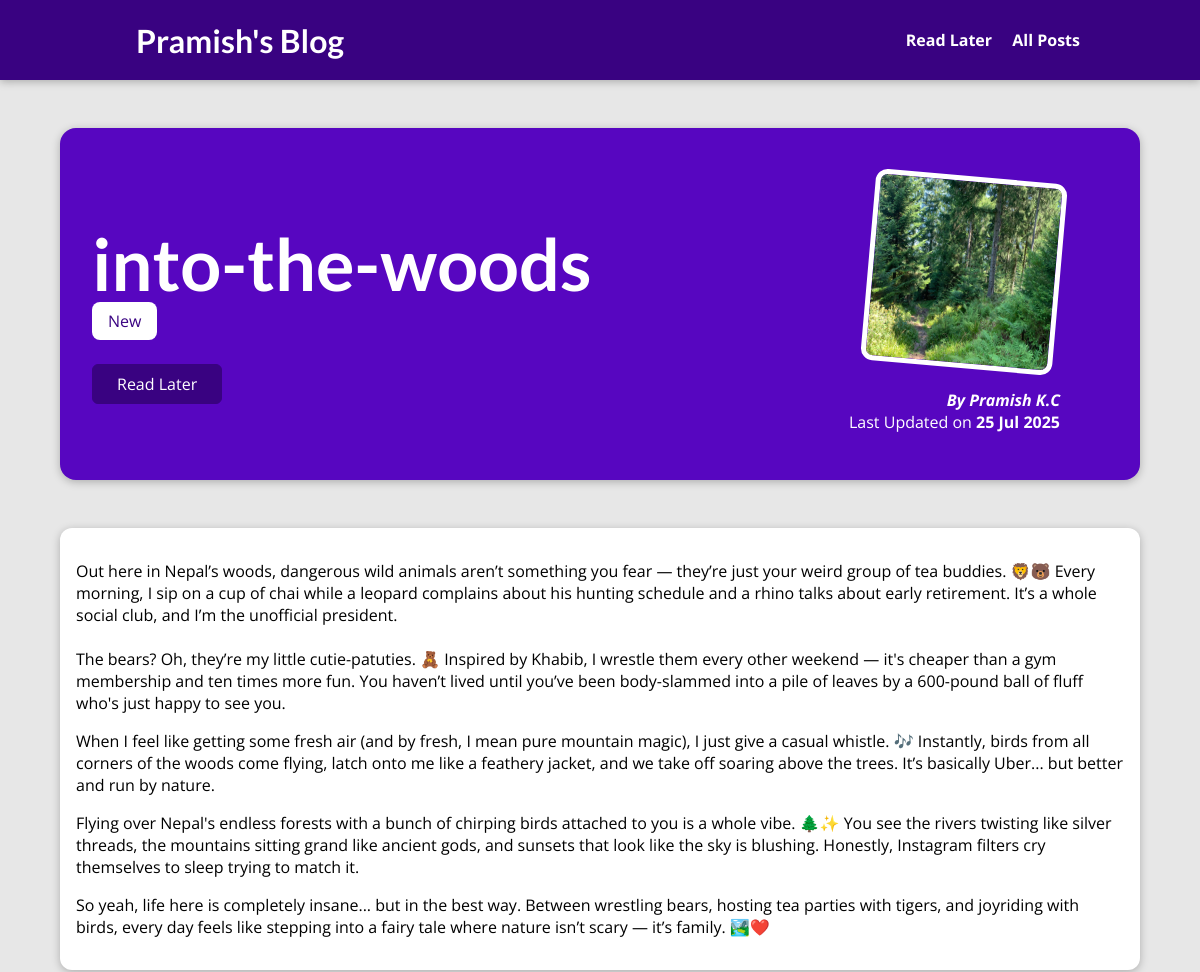
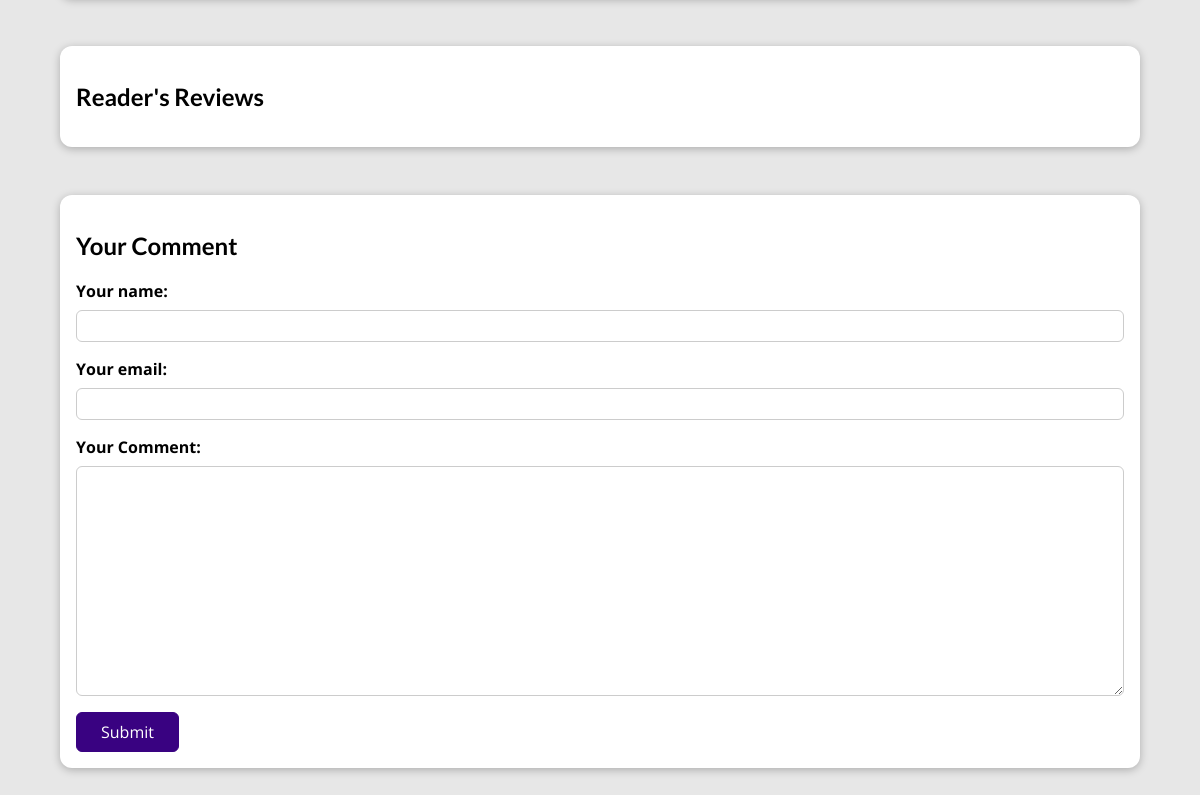
The app's page /posts/into-the-woods with its own data (2 pictures, top to bottom).
### blog/models.py (models this page shows, shortened)
class Post(models.Model):
    title = models.CharField(max_length=100)
    excerpt = models.TextField()
    date = models.DateField(auto_now=True)
    content = models.TextField(validators=[MinLengthValidator(10)])
    author = models.ForeignKey(Author, on_delete=models.SET_NULL, related_name='posts', null="True")
    slug = models.SlugField(unique=True, null=False)
    tags = models.ManyToManyField(Tag)
    image = models.ImageField(upload_to="images", null="True", blank="True")

class Tag(models.Model):
    caption = models.CharField(max_length=20)

class Author(models.Model):
    first_name = models.CharField(max_length=25)
    last_name = models.CharField(max_length=25)
    email = models.EmailField()
    def __str__(self):
        return f"{self.first_name} {self.last_name}"

### blog/views.py (the view, shortened to what this page needs)
# urls.py: path("posts/<slug:slug>", views.SinglePostView.as_view(), name='post-detail-page'),
class SinglePostView(View):
    def is_stored_post(self, request, post_id):
        stored_posts = request.session.get("stored_posts")
        if stored_posts is not None:
            is_saved_for_later = post_id in stored_posts
        else:
            is_saved_for_later = False
        return is_saved_for_later
    def get(self, request, slug):
        post = Post.objects.get(slug=slug)
        context = {
            "post": post,
            "post_tags": post.tags.all(),
            "comment_form": CommentForm(),
            "comments": post.comments.all().order_by("-id"),
            "saved_for_later": self.is_stored_post(request, post.id),
        }
        return render(request, "blog/post-detail.html", context)

### blog/forms.py
class CommentForm(forms.ModelForm):
	class Meta:
		model = Comment
		exclude = ["post"]
		labels = {
				"user_name": "Your name",
				"user_email": "Your email",
				"text": "Your Comment"
				}

### blog/templates/blog/post-detail.html (shortened to what this page needs)
{% extends "base.html" %}
{% load static %}
{% block css_files %}
<link rel='stylesheet' href="{% static 'blog/post-detail.css' %}"/>
{% endblock %}
{% block content %}
<section id='summary'>
    <h2>{{ post.title }}</h2>
    <div>{% for tag in post_tags%}
        <span class='tag'>{{ tag.caption }}</span>
    {% endfor %}</div>
    <div id="read-later">
        <form method="POST" action="{% url 'read-later' %}">
            <button>
                {% if saved_for_later %}
                Remove from "Read Later"
                {% else %}
                Read Later
                {% endif %}
            </button>
        </form>
    </div>
    <article>
        <img src="{{ post.image.url }}" alt="{{post.image.path}}"/>
        <address>By <a href="mailto:{{ post.author.email}}">{{ post.author }}</a></address>
        <div>
            Last Updated on <time>{{ post.date|date:"d M Y" }}</time>
        </div>
    </article>
</section>
<main>
    <p>
        {{ post.content| linebreaks }}
    </p>
</main>
<section id="comments">
    <h1>Reader's Reviews</h1>
</section>
<section id="comment-form">
        <h2>Your Comment</h2>
        <form method="POST" action="{% url 'post-detail-page' post.slug%}">
            {% for form_field in comment_form %}
            <div class="form-control{% if form_field.errors %} invalid {% endif %}" >
                {{ form_field.label_tag }}
                {{ form_field }}
            </div>
            {% endfor %}
            <button type="submit">Submit</button>
        </form>
    </section>
{% endblock %}

### static/app.css (style rules this page uses)
* { box-sizing: border-box; }
html { font-family: 'Open Sans', 'Lato', sans-serif; }
body { margin: 0; }
h1, h2, h3 { font-family: 'Lato', sans-serif; font-weight: bold; }

### blog/static/blog/post-detail.css (style rules this page uses)
body { background-color: #e7e7e7; }
#summary { margin: 8rem auto 3rem auto; padding: 2rem; width: 90%; max-width: 90rem; border-radius: 16px; background-color: #5706c0; position: relative; box-shadow: 0 2px 8px rgba(0, 0, 0, 0.25); height: 22rem; }
#summary h2 { color: white; font-size: 4.5rem; margin-bottom: 0.25rem; }
#summary article { position: absolute; top: 2rem; right: 3rem; padding: 1rem 2rem; border-radius: 12px; text-align: right; color: white; }
#summary article img { width: 12rem; height: 12rem; border-radius: 12px; transform: rotateZ(5deg); border: 5px solid white; margin-bottom: 1rem; }
#summary address { font-weight: bold; }
#summary a { color: white; text-decoration: none; }
#summary time { font-weight: bold; }
main { width: 90%; max-width: 90rem; margin: 3rem auto; background-color: white; padding: 1rem; border-radius: 12px; box-shadow: 0 2px 8px rgba(0, 0, 0, 0.25); }
.tag { background-color: white; color: #390281; padding: 0.5rem 1rem; border-radius: 8px; }
#comment-form { margin: 3rem auto; width: 90%; max-width: 90rem; border-radius: 12px; background-color: white; box-shadow: 0 2px 8px rgba(0, 0, 0, 0.25); padding: 1rem; }
#comment-form button { font: inherit; background-color: #390281; color: white; border: 1px solid #390281; padding: 0.5rem 1.5rem; border-radius: 6px; cursor: pointer; }
.form-control { margin-bottom: 1rem; }
.form-control label { font-weight: bold; margin-bottom: 0.5rem; display: block; }
.form-control input, .form-control textarea { display: block; width: 100%; font: inherit; padding: 0.25rem; border-radius: 6px; border: 1px solid #ccc; }
#comments { margin: 3rem auto; width: 90%; max-width: 90rem; background-color: white; padding: 1rem; border-radius: 12px; box-shadow: 0 2px 8px rgba(0, 0, 0, 0.25); }
#read-later { margin: 2rem 0; }
#read-later button { font: inherit; background-color: #390281; color: white; border: 1px solid #390281; padding: 0.5rem 1.5rem; border-radius: 6px; cursor: pointer; }

### records on screen
Post: title "into-the-woods", image (picture), author "Pramish K.C", date "25 Jul 2025", content "Out here in Nepal’s woods, dangerous wild animals aren’t something you fear — they’re just your weird group of tea buddies. 🦁🐻 Every morning, I sip on a cup of chai while a leopard complains about his hunting schedule and a rhino talks about early retirement. It’s a whole social club, and I’m the unofficial president. The bears? Oh, they’re my little cutie-patuties. 🧸 Inspired by Khabib, I wrestle them every other weekend — it's cheaper than a gym membership and ten times more fun. You haven’t lived until you’ve been body-slammed into a pile of leaves by a 600-pound ball of fluff who's just happy to see you. When I feel like getting some fresh air (and by fresh, I mean pure mountain magic),…"
Tag: caption "New"
